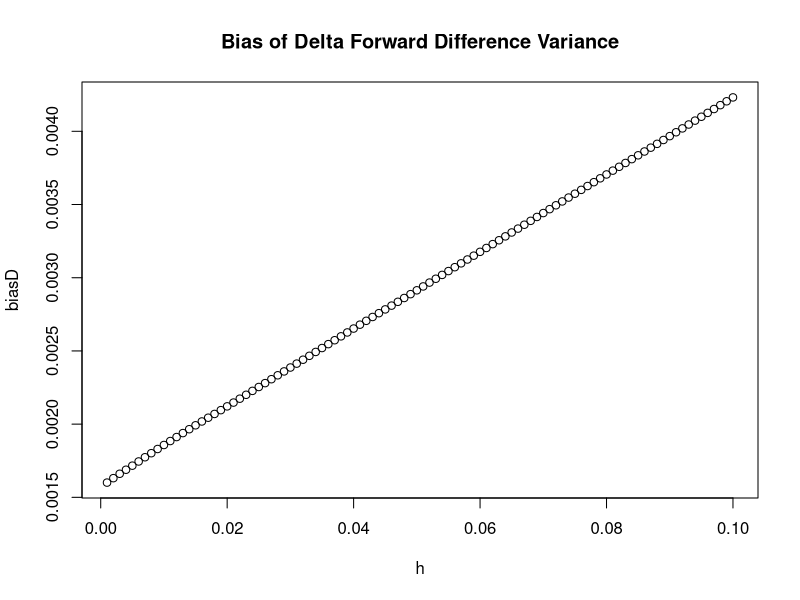
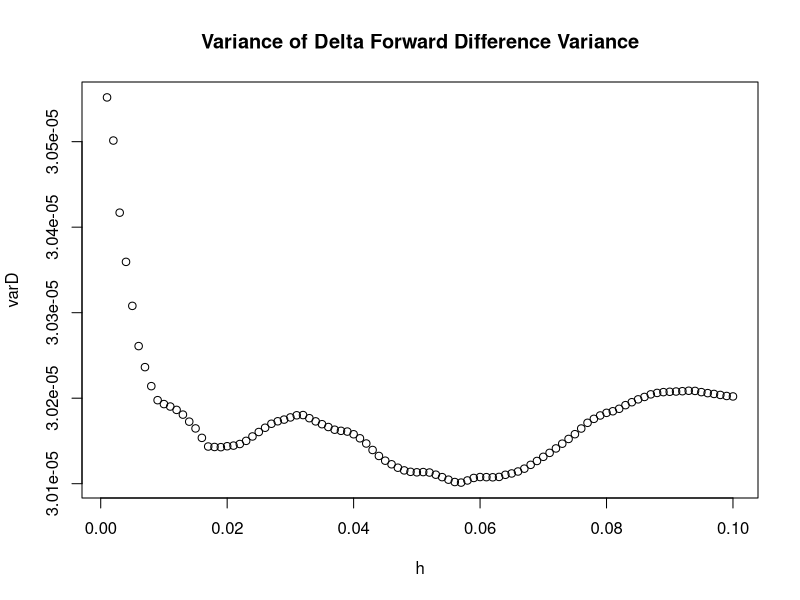
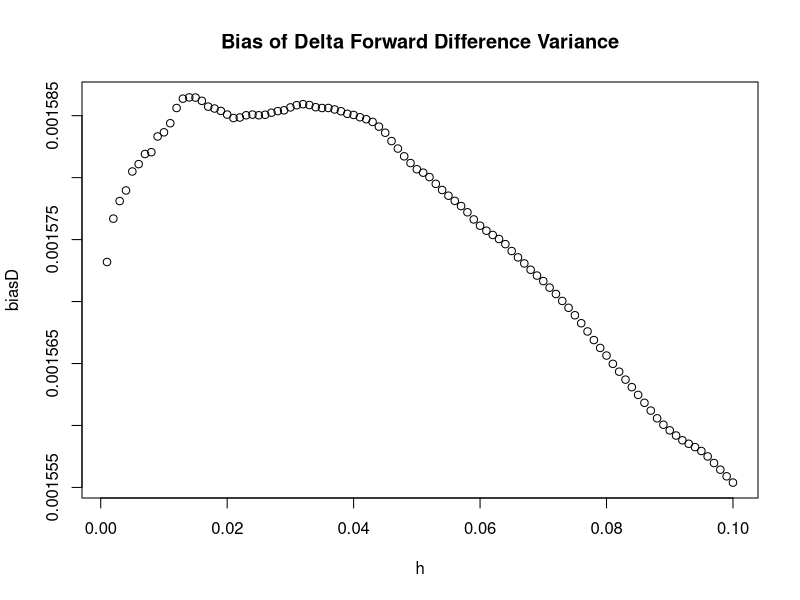
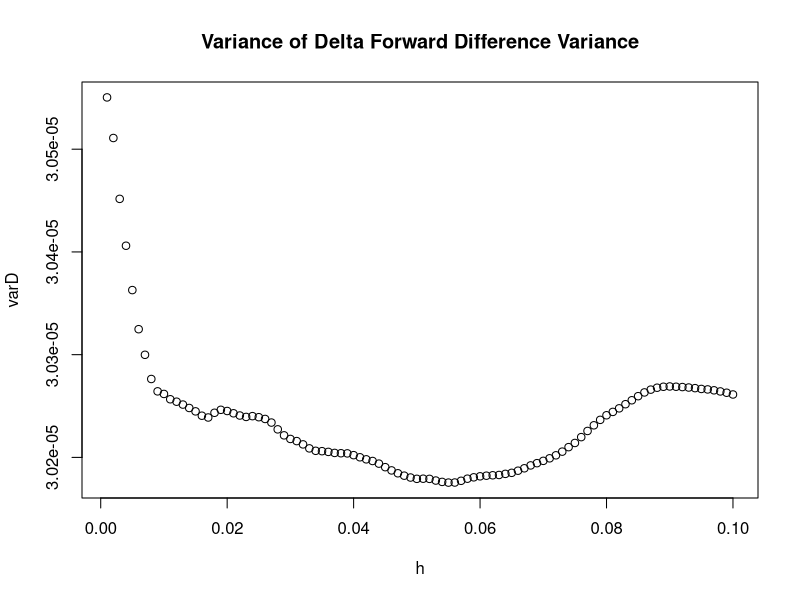
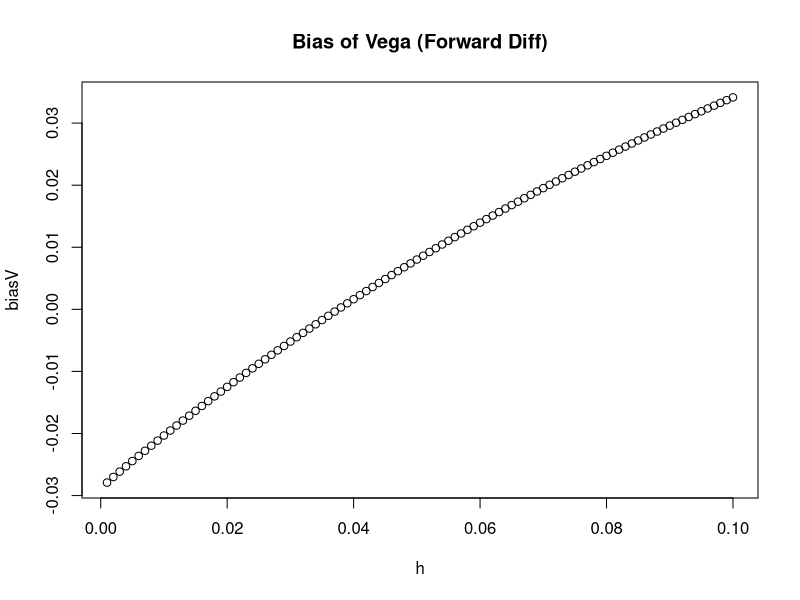
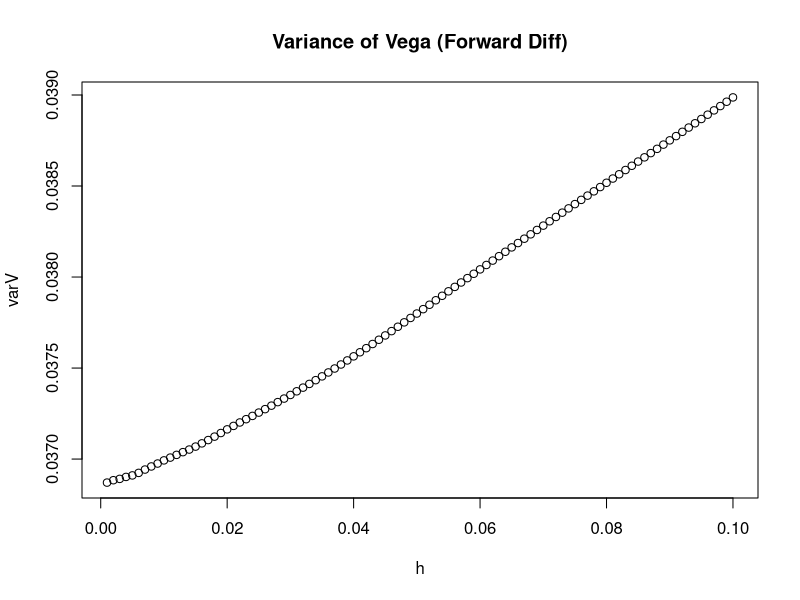
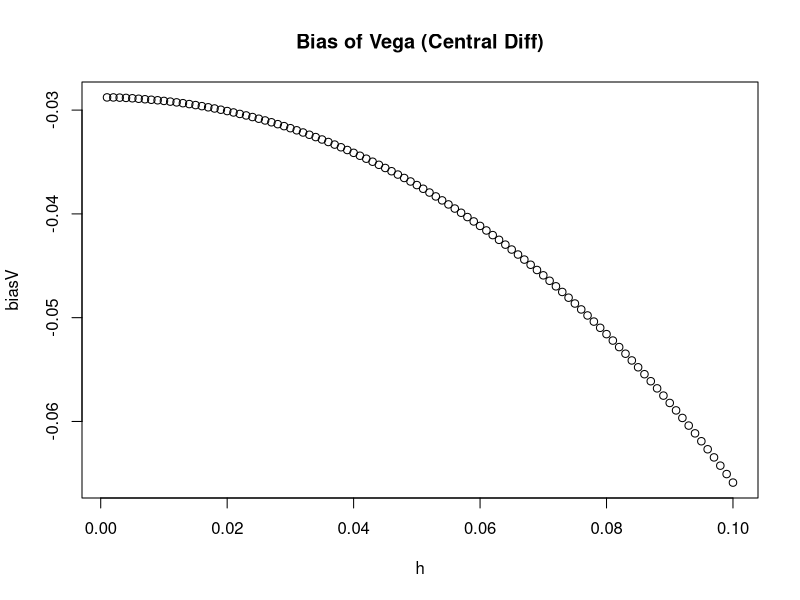
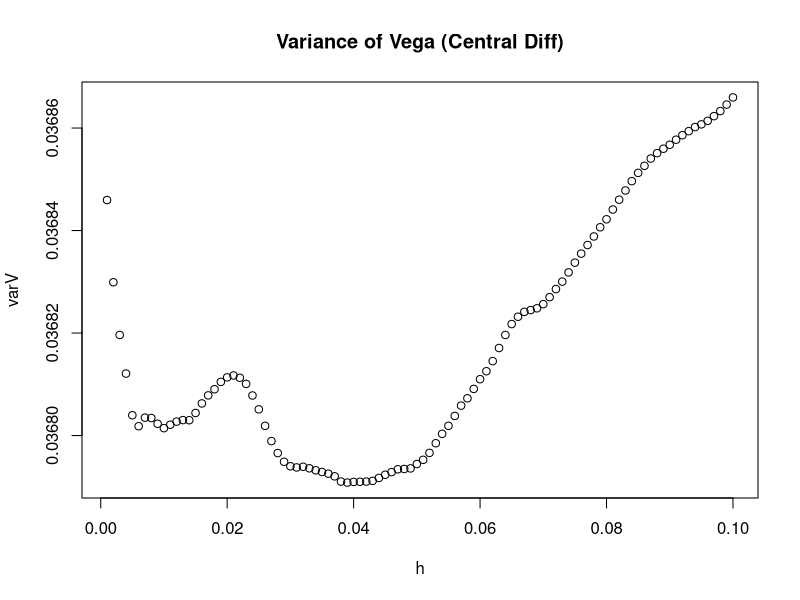

Recreate these plots in R, in order.
#Find metrics (Greeks: delta and vega) for various options
#Assumption: stock price evolves under a geometric Brownian Motion process 
#Given characteristics: sigma = 30%, S0=$50, K = $52, and three months to maturity.  Assume a risk free rate of 1%.
#sigma - stock's volatility, S0- current stock price, K - strike price

# Option A: European call option 
# Option B: Asian option with payoff equal to max{Average(S0,ST) - K, 0}
# Option C: Digital option whose payoff is equal to $1 if ST > K and $0 otherwise
# Option D: An up and out barrier option with a barrier of $60.  The payoff is max[S(T) - K,0] if max{S(t)} < barrier and $0 otherwise.


#Step 1: Using	Finite Difference Method and compare to Black Scholes Model
#Step 2: Using Pathwise Estimator to find greeks
#Step 3: Using Likelihood Ratio Method to find greeks


#~~~~~~~~~~~~Step 1~~~~~~~~~~~~
rm(list=ls())
M <- 10000 # number of paths - will keep constant
# Input params:
n <- 100
h <- seq(0.001,0.1,length=n)
sigma <- 0.3
t <- 3/12
r <- 0.01
S0 <- 50
K <- 52
num <- 100

# 
# true delta:
d1 <- (log(S0/K) + (r + sigma^2/2)*t)/(sigma*sqrt(t))
delta.true <- rep(pnorm(d1),n)
vega.true <- rep(S0*dnorm(d1)*t,n)

# Plain vanilla call
f <- function(S,K){
  f <- pmax(S-K,0)
}
biasD <- rep(NA,length=n)
biasV <- rep(NA,length=n)
varD <- rep(NA,length=n)
varV <- rep(NA,length=n)
ss <- sample(100000,num*num) #sample using a different seed each time

# Forward Difference Estimators:
for (i in 1:n){
  fd  <- c(NA)
  for (j in 1:num){
    set.seed(ss[j])
    ST <- S0*exp((r - 0.5*sigma^2)*t+sigma*sqrt(t)*rnorm(M))
    set.seed(ss[j])
    STh <- (S0+h[i])*exp((r - 0.5*sigma^2)*t+sigma*sqrt(t)*rnorm(M))
    f0 <- f(ST,K)
    f0h <- f(STh,K)
    fd[j]<-exp(-r*t)*mean((f0h - f0)/h[i])
    
  }
  varD[i]<- var(fd)
  biasD[i] <- mean(fd)-delta.true[1]
  }

plot(y=biasD,x=h,main="Bias of Delta Forward Difference Variance") 
plot(y=varD,x=h,main="Variance of Delta Forward Difference Variance") 


biasD <- rep(NA,length=n)
biasV <- rep(NA,length=n)
varD <- rep(NA,length=n)
varV <- rep(NA,length=n)

# Central Difference :
for (i in 1:n){
  cd <- c(NA)
  # ss <- sample(ss)
  for (j in 1:num){
    set.seed(ss[j])
    ST <- (S0-h[i])*exp((r - 0.5*sigma^2)*t+sigma*sqrt(t)*rnorm(M))
    set.seed(ss[j])
    STh <- (S0+h[i])*exp((r - 0.5*sigma^2)*t+sigma*sqrt(t)*rnorm(M))
    f0 <- f(ST,K)
    f0h <- f(STh,K)
    cd[j] <- exp(-r*t)*mean((f0h - f0) / (2*h[i]))
  }
  varD[i] <- var(cd)
  biasD[i] <- mean(cd)-delta.true[1]
}
plot(y=biasD,x=h,main="Bias of Delta Forward Difference Variance") 
plot(y=varD,x=h,main="Variance of Delta Forward Difference Variance") 

#Vega
vega.true <- rep(S0*dnorm(d1)*sqrt(t),n)

# Plain vanilla call payoff function
f <- function(S,K){
  f <- pmax(S-K,0)
}

biasV  <- rep(NA,length=n)
varV  <- rep(NA,length=n)
ss <- sample(1000000,num*num)
# Forward Difference Estimators :

for (i in 1:n){
  fd <- c(NA)
  # ss <- sample(ss)
  for (j in 1:num){
    set.seed(ss[j])
    ST <- S0*exp((r - 0.5*sigma^2)*t+sigma*sqrt(t)*rnorm(M))
    set.seed(ss[j])
    STh <- (S0)*exp((r - 0.5*(sigma+h[i])^2)*t+(sigma+h[i])*sqrt(t)*rnorm(M))
    f0 <- f(ST,K)
    f0h <- f(STh,K)
    fd[j] <- exp(-r*t)*mean((f0h - f0) / h[i])
  }
  varV[i] <- var(fd)
  biasV[i] <- mean(fd)-vega.true[1]
}
plot(y=biasV,x=h,main="Bias of Vega (Forward Diff)")

plot(y=varV,x=h,main="Variance of Vega (Forward Diff)")
biasV  <- rep(NA,length=n)
varV  <- rep(NA,length=n)

# Central Difference Estimator:
for (i in 1:n){
  cd <- c(NA)
  # ss <- sample(ss)
  for (j in 1:num){
    set.seed(ss[j])
    ST <- (S0)*exp((r - 0.5*(sigma-h[i])^2)*t+(sigma-h[i])*sqrt(t)*rnorm(M))
    set.seed(ss[j])
    STh <- (S0)*exp((r - 0.5*(sigma+h[i])^2)*t+(sigma+h[i])*sqrt(t)*rnorm(M))
    f0 <- f(ST,K)
    f0h <- f(STh,K)
    cd[j] <- exp(-r*t)*mean((f0h - f0) / (2*h[i]))
  }
  varV[i] <- var(cd)
  biasV[i] <- mean(cd)-vega.true[1]
}


plot(y=biasV,x=h,main="Bias of Vega (Central Diff)")
plot(y=varV,x=h,main="Variance of Vega (Central Diff)")

#Step 2
#Delta of Option A

rm(list=ls())
M <- 10000 # number of paths - will keep constant
# Input params:
S0 <- 50
sigma <- 0.3
t <- 3/12
r <- 0.01
K <- 52
# true delta:
d1 <- (log(S0/K) + (r + sigma^2/2)*t)/(sigma*sqrt(t))
delta.true <- pnorm(d1)
vega.true<-S0*dnorm(d1)*sqrt(t)
f <- function(S,K){
  f <- rep(0,length=length(S))
  f[S>K] = 1
  return(f)
}
ST <- S0 * exp((r - 0.5*sigma^2)*t + sigma*sqrt(t)*rnorm(M))
delta.pw <- mean(exp(-r*t)*f(ST,K)*ST/S0)
message(sprintf("True delta = %5.4f",delta.true))
message(sprintf("PW delta = %5.4f",delta.pw))

#Step 2 

#Vega Option A
M <- 10000 # number of paths - will keep constant
# Input params:
S0 <- 50
sigma <- 0.3
t <- 3/12
r <- 0.01
K <- 52
# true vega:
d1 <- (log(S0/K) + (r + sigma^2/2)*t)/(sigma*sqrt(t))
vega.true <- S0*dnorm(d1)*sqrt(t)

f <- function(S,K){
  f <- rep(0,length=length(S))
  f[S>K] = 1
  return(f)
}

ST <- S0 * exp((r - 0.5*sigma^2)*t + sigma*sqrt(t)*rnorm(M))
vega.pw <- mean(exp(-r*t)*f(ST,K)*ST*((log(ST/S0)-(r+0.5*sigma^2)*t)/(sigma)))
message(sprintf("True vega = %5.4f",vega.true))
message(sprintf("PW vega = %5.4f",vega.pw))

#Step 2 

rm(list=ls())
set.seed(100)

# Define GBM Function:
myGBM <- function(M,N,t,X0,mu,sigma){
  musim <- mu - 0.5*sigma*sigma
  dt <- t/N
  X <- matrix(NA,ncol=(N+1),nrow=M)
  X[,1] <- X0
  for (i in 1:N){
    Z <- rnorm(M)
    X[,i+1] <- X[,i]*exp(musim*dt + sigma*sqrt(dt)*Z)
  }
  return(X)
}
M <- 10000
N <- 13
t <- 3/12
S0 <- 50
r <- 0.01
sigma <- 0.3
K <- 52
X <- myGBM(M,N,t,S0,r,sigma)
# true delta:
d1 <- (log(S0/K) + (r + sigma^2/2)*t)/(sigma*sqrt(t))
delta.true <- pnorm(d1)
f <- function(S,K){
  f <- rep(0,length=length(S))
  f[S>K] = 1
  return(f)
}
Smean <- rowMeans(X[,c(2:N+1)],dims=1)
# ST <- S0 * exp((r - 0.5*sigma^2)*t + sigma*sqrt(t)*rnorm(M))
# 
# 
# ST <- exp(-r*t)*pmax(Smean-K,0)
# 
# ST <- S0 * exp((r - 0.5*sigma^2)*t + sigma*sqrt(t)*rnorm(M))

delta.pw <- mean(exp(-r*t)*f(Smean,K)*Smean/S0)
message(sprintf("True delta = %5.4f",delta.true))
message(sprintf("PW delta = %5.4f",delta.pw))

#Step 2 
M <- 10000
N <- 52
t <- 3/12
S0 <- 50
r <- 0.01
sigma <- 0.3
K <- 52
# true vega:
d1 <- (log(S0/K) + (r + sigma^2/2)*t)/(sigma*sqrt(t))
vega.true <- S0*dnorm(d1)*sqrt(t)
f <- function(S,K){
  f <- rep(0,length=length(S))
  f[S>K] = 1
  return(f)
}
vegaGBM <- function(M,N,t,X0,mu,sigma){
  musim <- mu - 0.5*sigma*sigma
  dt <- t/N
  X <- matrix(NA,ncol=(N+2),nrow=M)
  X[,1] <- X0
  change<- matrix(NA, ncol=(N+2),nrow=M)
  change[,1]<-0
  
  for (i in 1:N){
    Z <- rnorm(M)
    X[,i+1] <- X[,i]*exp((mu-0.5*sigma^2)*dt + sigma*sqrt(dt)*Z)
    change[,i+1] <- X[,i+1]*(log((X[,i+1])/X0)-(mu+0.5*sigma^2)*(dt*i))/sigma
  }
  
  X[,(ncol(X))]<- rowMeans(change[,c(1:N)],dim=1)
  return(X)
}
X <- vegaGBM(M,N,t,S0,r,sigma)
Smean <- rowMeans(X[,c(2:N+1)],dims=1)


vega.pw <- mean(exp(-r*t)*f(Smean,K)*X[,(ncol(X))])
message(sprintf("True vega = %5.4f",vega.true))
message(sprintf("PW vega = %5.4f",vega.pw))



##Step 3 
# Delta of A

rm(list=ls())
M <- 10000 # number of paths - will keep constant
N <- 52
t <- 3/12
S0 <- 50
r <- 0.01
sigma <- 0.3
K <- 52

# true delta:
d1 <- (log(S0/K) + (r + sigma^2/2)*t)/(sigma*sqrt(t))
delta.true <- pnorm(d1)
f <- function(S,K){
  f <- pmax(S-K,0)
  return(f)
}
Z <- rnorm(M)
ST <- S0 * exp((r - 0.5*sigma^2)*t + sigma*sqrt(t)*Z)
score <- Z/(S0*sigma*sqrt(t))
delta.lr <- mean(exp(-r*t)*f(ST,K)*score)
message(sprintf("True delta = %5.4f",delta.true))
message(sprintf("LR delta Euro Call = %5.4f",delta.lr))


##Step 3
# b) Vega of A

rm(list=ls())
M <- 10000 # number of paths - will keep constant
# Input params:
S0 <- 50
sigma <- 0.3
t <- 3/12
r <- 0.01
K <- 52
# true vega:
d1 <- (log(S0/K) + (r + sigma^2/2)*t)/(sigma*sqrt(t))
vega.true <- S0*dnorm(d1)*sqrt(t)
f <- function(S,K){
  f <- pmax(S-K,0)
  return(f)
}
Z <- rnorm(M)
ST <- S0 * exp((r - 0.5*sigma^2)*t + sigma*sqrt(t)*Z)
score <- (Z*Z - 1)/sigma - Z*sqrt(t)
vega.lr <- mean(exp(-r*t)*f(ST,K)*score)
message(sprintf("True vega = %5.4f",vega.true))
message(sprintf("LR vega Euro call = %5.4f",vega.lr))


##Step 3 
# c) Delta of B
rm(list=ls())
M <- 10000 # number of paths - will keep constant
N <- 52
t <- 3/12
S0 <- 50
r <- 0.01
sigma <- 0.3
K <- 52
myGBM <- function(M,N,t,X0,mu,sigma){
  musim <- mu - 0.5*sigma*sigma
  dt <- t/N
  X <- matrix(NA,ncol=(N+1),nrow=M)
  X[,1] <- X0
  for (i in 1:N){
    Z <- rnorm(M)
    X[,i+1] <- X[,i]*exp(musim*dt + sigma*sqrt(dt)*Z)
    if (i==1){
      D <- Z
    }
  }
  ls <- list(X,D)
  return(ls)
}
X <- myGBM(M,N,t,S0,r,sigma)
Z <- X[[2]]
X <- X[[1]]
Smean <- rowMeans(X[,c(2:N+1)],dims=1)
dt <- t/N
# true delta:
d1 <- (log(S0/K) + (r + sigma^2/2)*t)/(sigma*sqrt(t))
delta.true <- pnorm(d1)
f <- function(S,K){
  f <- pmax(S-K,0)
  return(f)
}
# Z <- rnorm(M)
score <- Z/(S0*sigma*sqrt(dt))

delta.lr <- mean(exp(-r*t)*f(Smean,K)*score)

message(sprintf("True delta = %5.4f",delta.true))
message(sprintf("LR delta Asian = %5.4f",delta.lr))



##Step 3 
# Vega of B
rm(list=ls())
M <- 10000 # number of paths - will keep constant
N <- 52
t <- 3/12
S0 <- 50
r <- 0.01
sigma <- 0.3
K <- 52

# true delta:
d1 <- (log(S0/K) + (r + sigma^2/2)*t)/(sigma*sqrt(t))
delta.true <- pnorm(d1)
vega.true <- S0*dnorm(d1)*sqrt(t)

f <- function(S,K){
  f <- pmax(S-K,0)
  return(f)
}
myGBM <- function(M,N,t,X0,mu,sigma){
  musim <- mu - 0.5*sigma*sigma
  dt <- t/N
  X <- matrix(NA,ncol=(N+1),nrow=M)
  Z <- matrix(NA,nrow=M,ncol=N)
  X[,1] <- X0
  for (i in 1:N){
    Z[,i] <- rnorm(M)
    X[,i+1] <- X[,i]*exp(musim*dt + sigma*sqrt(dt)*Z[,i])
  }
  
  ls <- list(X,Z)
  return(ls)
}
dt <- t/N

X <- myGBM(M,N,t,S0,r,sigma)
Z <- X[[2]]
X <- X[[1]]
Smean <- rowMeans(X[,c(2:N+1)],dims=1)
score <- apply((Z*Z-1)/sigma - Z*(sqrt(dt)),1,sum)
vega.lr <- mean(exp(-r*t)*f(Smean,K)*score)
message(sprintf("True vega = %5.4f",vega.true))
message(sprintf("LR Vega Asian = %5.4f",vega.lr))

##Step 3 
# Delta of C

rm(list=ls())
M <- 10000 # number of paths - will keep constant
N <- 52
t <- 3/12
S0 <- 50
r <- 0.01
sigma <- 0.3
K <- 52

# true delta:
d1 <- (log(S0/K) + (r + sigma^2/2)*t)/(sigma*sqrt(t))
delta.true <- pnorm(d1)
f <- function(S,K){
  f <- rep(0,length=length(S))
  f[S>K] = 1
  return(f)
}
Z <- rnorm(M)
ST <- S0 * exp((r - 0.5*sigma^2)*t + sigma*sqrt(t)*Z)
score <- Z/(S0*sigma*sqrt(t))
delta.lr <- mean(exp(-r*t)*f(ST,K)*score)

delta.lr <- mean(exp(-r*t)*f(ST,K)*score)

message(sprintf("True delta = %5.4f",delta.true))
message(sprintf("LR delta 3e) = %5.4f",delta.lr))

##Step 3 
#
rm(list=ls())
M <- 10000 # number of paths - will keep constant
N <- 52
t <- 3/12
S0 <- 50
r <- 0.01
sigma <- 0.3
K <- 52
b <- 60
# true delta:
d1 <- (log(S0/K) + (r + sigma^2/2)*t)/(sigma*sqrt(t))
delta.true <- pnorm(d1)
vega.true <- S0*dnorm(d1)*sqrt(t)

# Barrier Call
f <- function(ST,Smax,K,b){
  f <- pmax(ST-K,0)
  f[Smax>=b]=0
  return(f)
}
dt <- t/N

myGBM <- function(M,N,t,X0,mu,sigma){
  musim <- mu - 0.5*sigma*sigma
  dt <- t/N
  X <- matrix(NA,ncol=(N+1),nrow=M)
  X[,1] <- X0
  for (i in 1:N){
    Z <- rnorm(M)
    X[,i+1] <- X[,i]*exp(musim*dt + sigma*sqrt(dt)*Z)
    if (i==1){
      Z1 <- Z
    }
  }
  
  ls <- list(X,Z1)
  return(ls)
}
X <- myGBM(M,N,t,S0,r,sigma)

Z1 <-X[[2]]
X<- X[[1]]
Smax <- apply(X,1,max)
ST <- X[,N+1]
score <- Z1/(S0*sigma*sqrt(dt))
delta.lr <- mean(exp(-r*t)*f(ST,Smax,K,b)*score)

message(sprintf("True delta = %5.4f",delta.true))
message(sprintf("LR Barrier delta 3f) = %5.4f",delta.lr))